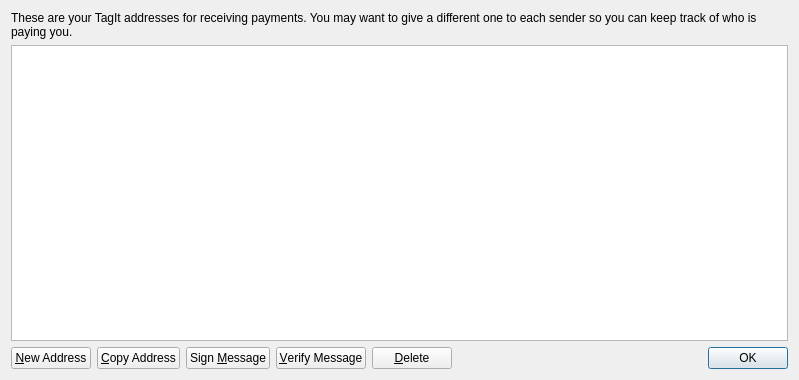
<?xml version="1.0" encoding="UTF-8"?>
<ui version="4.0">
 <class>AddressBookPage</class>
 <widget class="QWidget" name="AddressBookPage">
  <property name="geometry">
   <rect>
    <x>0</x>
    <y>0</y>
    <width>799</width>
    <height>380</height>
   </rect>
  </property>
  <property name="windowTitle">
   <string>Address Book</string>
  </property>
  <layout class="QVBoxLayout" name="verticalLayout">
   <item>
    <widget class="QLabel" name="labelExplanation">
     <property name="text">
      <string>These are your TagIt addresses for receiving payments. You may want to give a different one to each sender so you can keep track of who is paying you.</string>
     </property>
     <property name="textFormat">
      <enum>Qt::PlainText</enum>
     </property>
     <property name="wordWrap">
      <bool>true</bool>
     </property>
    </widget>
   </item>
   <item>
    <widget class="QTableView" name="tableView">
     <property name="contextMenuPolicy">
      <enum>Qt::CustomContextMenu</enum>
     </property>
     <property name="toolTip">
      <string>Double-click to edit address or label</string>
     </property>
     <property name="tabKeyNavigation">
      <bool>false</bool>
     </property>
     <property name="alternatingRowColors">
      <bool>true</bool>
     </property>
     <property name="selectionMode">
      <enum>QAbstractItemView::SingleSelection</enum>
     </property>
     <property name="selectionBehavior">
      <enum>QAbstractItemView::SelectRows</enum>
     </property>
     <property name="sortingEnabled">
      <bool>true</bool>
     </property>
     <attribute name="verticalHeaderVisible">
      <bool>false</bool>
     </attribute>
    </widget>
   </item>
   <item>
    <layout class="QHBoxLayout" name="horizontalLayout">
     <item>
      <widget class="QPushButton" name="newAddressButton">
       <property name="toolTip">
        <string>Create a new address</string>
       </property>
       <property name="text">
        <string>&amp;New Address</string>
       </property>
       <property name="icon">
        <iconset resource="../bitcoin.qrc">
         <normaloff>:/icons/add</normaloff>:/icons/add</iconset>
       </property>
      </widget>
     </item>
     <item>
      <widget class="QPushButton" name="copyToClipboard">
       <property name="toolTip">
        <string>Copy the currently selected address to the system clipboard</string>
       </property>
       <property name="text">
        <string>&amp;Copy Address</string>
       </property>
       <property name="icon">
        <iconset resource="../bitcoin.qrc">
         <normaloff>:/icons/editcopy</normaloff>:/icons/editcopy</iconset>
       </property>
      </widget>
     </item>
     <item>
      <widget class="QPushButton" name="signMessage">
       <property name="toolTip">
        <string>Sign a message to prove you own a TagIt address</string>
       </property>
       <property name="text">
        <string>Sign &amp;Message</string>
       </property>
       <property name="icon">
        <iconset resource="../bitcoin.qrc">
         <normaloff>:/icons/edit</normaloff>:/icons/edit</iconset>
       </property>
      </widget>
     </item>
     <item>
      <widget class="QPushButton" name="verifyMessage">
       <property name="toolTip">
        <string>Verify a message to ensure it was signed with a specified TagIt address</string>
       </property>
       <property name="text">
        <string>&amp;Verify Message</string>
       </property>
       <property name="icon">
        <iconset resource="../bitcoin.qrc">
         <normaloff>:/icons/transaction_0</normaloff>:/icons/transaction_0</iconset>
       </property>
      </widget>
     </item>
     <item>
      <widget class="QPushButton" name="deleteButton">
       <property name="toolTip">
        <string>Delete the currently selected address from the list</string>
       </property>
       <property name="text">
        <string>&amp;Delete</string>
       </property>
       <property name="icon">
        <iconset resource="../bitcoin.qrc">
         <normaloff>:/icons/remove</normaloff>:/icons/remove</iconset>
       </property>
      </widget>
     </item>
     <item>
      <spacer name="horizontalSpacer">
       <property name="orientation">
        <enum>Qt::Horizontal</enum>
       </property>
       <property name="sizeHint" stdset="0">
        <size>
         <width>40</width>
         <height>20</height>
        </size>
       </property>
      </spacer>
     </item>
     <item>
      <widget class="QDialogButtonBox" name="buttonBox">
       <property name="sizePolicy">
        <sizepolicy hsizetype="Maximum" vsizetype="Fixed">
         <horstretch>0</horstretch>
         <verstretch>0</verstretch>
        </sizepolicy>
       </property>
       <property name="standardButtons">
        <set>QDialogButtonBox::Ok</set>
       </property>
      </widget>
     </item>
    </layout>
   </item>
  </layout>
 </widget>
 <resources>
  <include location="../bitcoin.qrc"/>
 </resources>
 <connections/>
</ui>
